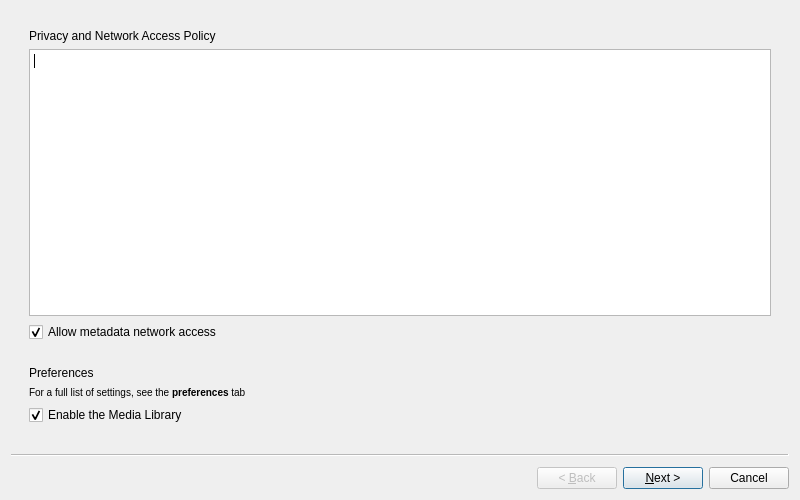
<?xml version="1.0" encoding="UTF-8"?>
<ui version="4.0">
 <class>firstrun</class>
 <widget class="QWizard" name="firstrun">
  <property name="geometry">
   <rect>
    <x>0</x>
    <y>0</y>
    <width>800</width>
    <height>500</height>
   </rect>
  </property>
  <property name="sizePolicy">
   <sizepolicy hsizetype="MinimumExpanding" vsizetype="MinimumExpanding">
    <horstretch>0</horstretch>
    <verstretch>0</verstretch>
   </sizepolicy>
  </property>
  <property name="minimumSize">
   <size>
    <width>650</width>
    <height>400</height>
   </size>
  </property>
  <property name="windowTitle">
   <string>Welcome</string>
  </property>
  <widget class="QWizardPage" name="welcomePage">
   <property name="minimumSize">
    <size>
     <width>320</width>
     <height>0</height>
    </size>
   </property>
   <layout class="QGridLayout" name="gridLayout">
    <item row="0" column="0">
     <widget class="QFrame" name="horizontalFrame_policy">
      <property name="sizePolicy">
       <sizepolicy hsizetype="Minimum" vsizetype="MinimumExpanding">
        <horstretch>0</horstretch>
        <verstretch>0</verstretch>
       </sizepolicy>
      </property>
      <layout class="QVBoxLayout" name="verticalLayout">
       <item>
        <widget class="QLabel" name="privacy">
         <property name="text">
          <string>Privacy and Network Access Policy</string>
         </property>
        </widget>
       </item>
       <item>
        <widget class="QTextEdit" name="policy">
         <property name="enabled">
          <bool>true</bool>
         </property>
        </widget>
       </item>
       <item>
        <widget class="QCheckBox" name="privacyCheckbox">
         <property name="text">
          <string>Allow metadata network access</string>
         </property>
         <property name="checked">
          <bool>true</bool>
         </property>
        </widget>
       </item>
      </layout>
     </widget>
    </item>
    <item row="1" column="0">
     <widget class="QFrame" name="horizontalFrame_prefs">
      <property name="sizePolicy">
       <sizepolicy hsizetype="Minimum" vsizetype="Minimum">
        <horstretch>0</horstretch>
        <verstretch>0</verstretch>
       </sizepolicy>
      </property>
      <layout class="QVBoxLayout" name="verticalLayout_3">
       <item>
        <widget class="QLabel" name="pref">
         <property name="text">
          <string>Preferences</string>
         </property>
        </widget>
       </item>
       <item>
        <widget class="QLabel" name="label">
         <property name="text">
          <string>&lt;small&gt;For a full list of settings, see the &lt;b&gt;preferences&lt;/b&gt; tab&lt;/small&gt;</string>
         </property>
        </widget>
       </item>
       <item>
        <widget class="QCheckBox" name="enableMl">
         <property name="text">
          <string>Enable the Media Library</string>
         </property>
         <property name="checked">
          <bool>true</bool>
         </property>
        </widget>
       </item>
      </layout>
     </widget>
    </item>
   </layout>
  </widget>
  <widget class="QWizardPage" name="folderPage">
   <layout class="QGridLayout" name="gridLayout_2">
    <item row="0" column="0">
     <widget class="QLabel" name="folderLabel">
      <property name="text">
       <string>Folders scanned by the Media Library</string>
      </property>
     </widget>
    </item>
    <item row="0" column="1">
     <widget class="QPushButton" name="addButton">
      <property name="maximumSize">
       <size>
        <width>16</width>
        <height>16</height>
       </size>
      </property>
      <property name="text">
       <string>+</string>
      </property>
     </widget>
    </item>
    <item row="1" column="0" colspan="2">
     <widget class="MLFoldersEditor" name="entryPoints">
      <property name="editTriggers">
       <set>QAbstractItemView::AllEditTriggers</set>
      </property>
      <property name="alternatingRowColors">
       <bool>true</bool>
      </property>
      <property name="showGrid">
       <bool>false</bool>
      </property>
      <property name="rowCount">
       <number>1</number>
      </property>
      <attribute name="horizontalHeaderShowSortIndicator" stdset="0">
       <bool>false</bool>
      </attribute>
      <row/>
     </widget>
    </item>
   </layout>
  </widget>
  <widget class="QWizardPage" name="colorSchemePage">
   <layout class="QGridLayout" name="gridLayout_3">
    <item row="0" column="0" colspan="3">
     <widget class="QLabel" name="colorLabel">
      <property name="text">
       <string>Select a color scheme</string>
      </property>
     </widget>
    </item>
    <item row="1" column="0" colspan="3">
     <spacer name="verticalSpacer">
      <property name="orientation">
       <enum>Qt::Vertical</enum>
      </property>
      <property name="sizeType">
       <enum>QSizePolicy::Maximum</enum>
      </property>
      <property name="sizeHint" stdset="0">
       <size>
        <width>20</width>
        <height>20</height>
       </size>
      </property>
     </spacer>
    </item>
    <item row="3" column="0" colspan="3">
     <widget class="QLabel" name="explainerLabel">
      <property name="text">
       <string>&lt;i&gt;VLC will automatically switch to dark mode accordingly with system settings&lt;/i&gt;</string>
      </property>
      <property name="scaledContents">
       <bool>false</bool>
      </property>
      <property name="alignment">
       <set>Qt::AlignCenter</set>
      </property>
      <property name="wordWrap">
       <bool>true</bool>
      </property>
     </widget>
    </item>
    <item row="4" column="0" colspan="3">
     <spacer name="verticalSpacer_10">
      <property name="orientation">
       <enum>Qt::Vertical</enum>
      </property>
      <property name="sizeType">
       <enum>QSizePolicy::MinimumExpanding</enum>
      </property>
      <property name="sizeHint" stdset="0">
       <size>
        <width>20</width>
        <height>40</height>
       </size>
      </property>
     </spacer>
    </item>
   </layout>
  </widget>
  <widget class="QWizardPage" name="layoutPage">
   <layout class="QGridLayout" name="gridLayout_4">
    <item row="4" column="0" colspan="2">
     <spacer name="verticalSpacer_7">
      <property name="orientation">
       <enum>Qt::Vertical</enum>
      </property>
      <property name="sizeType">
       <enum>QSizePolicy::Minimum</enum>
      </property>
      <property name="sizeHint" stdset="0">
       <size>
        <width>20</width>
        <height>20</height>
       </size>
      </property>
     </spacer>
    </item>
    <item row="1" column="0" colspan="2">
     <spacer name="verticalSpacer_6">
      <property name="orientation">
       <enum>Qt::Vertical</enum>
      </property>
      <property name="sizeType">
       <enum>QSizePolicy::MinimumExpanding</enum>
      </property>
      <property name="sizeHint" stdset="0">
       <size>
        <width>20</width>
        <height>20</height>
       </size>
      </property>
     </spacer>
    </item>
    <item row="0" column="0">
     <widget class="QLabel" name="layoutLabel">
      <property name="text">
       <string>Select a layout</string>
      </property>
     </widget>
    </item>
    <item row="2" column="0">
     <layout class="QVBoxLayout" name="verticalLayout_6">
      <item alignment="Qt::AlignHCenter">
       <widget class="QRadioButton" name="modernButton">
        <property name="text">
         <string>Modern</string>
        </property>
        <property name="checked">
         <bool>true</bool>
        </property>
        <attribute name="buttonGroup">
         <string notr="true">layoutGroup</string>
        </attribute>
       </widget>
      </item>
      <item>
       <spacer name="verticalSpacer_8">
        <property name="orientation">
         <enum>Qt::Vertical</enum>
        </property>
        <property name="sizeType">
         <enum>QSizePolicy::Maximum</enum>
        </property>
        <property name="sizeHint" stdset="0">
         <size>
          <width>0</width>
          <height>20</height>
         </size>
        </property>
       </spacer>
      </item>
      <item>
       <widget class="QPushButton" name="modernImage">
        <property name="text">
         <string/>
        </property>
        <property name="icon">
         <iconset resource="../../vlc.qrc">
          <normaloff>:/prefsmenu/sample_minimal.png</normaloff>:/prefsmenu/sample_minimal.png</iconset>
        </property>
        <property name="iconSize">
         <size>
          <width>244</width>
          <height>145</height>
         </size>
        </property>
        <property name="flat">
         <bool>true</bool>
        </property>
       </widget>
      </item>
     </layout>
    </item>
    <item row="2" column="1">
     <layout class="QVBoxLayout" name="verticalLayout_7">
      <item alignment="Qt::AlignHCenter">
       <widget class="QRadioButton" name="classicButton">
        <property name="text">
         <string>Classic</string>
        </property>
        <attribute name="buttonGroup">
         <string notr="true">layoutGroup</string>
        </attribute>
       </widget>
      </item>
      <item>
       <spacer name="verticalSpacer_9">
        <property name="orientation">
         <enum>Qt::Vertical</enum>
        </property>
        <property name="sizeType">
         <enum>QSizePolicy::Maximum</enum>
        </property>
        <property name="sizeHint" stdset="0">
         <size>
          <width>0</width>
          <height>20</height>
         </size>
        </property>
       </spacer>
      </item>
      <item>
       <widget class="QPushButton" name="classicImage">
        <property name="text">
         <string/>
        </property>
        <property name="icon">
         <iconset resource="../../vlc.qrc">
          <normaloff>:/prefsmenu/sample_complete.png</normaloff>:/prefsmenu/sample_complete.png</iconset>
        </property>
        <property name="iconSize">
         <size>
          <width>244</width>
          <height>145</height>
         </size>
        </property>
        <property name="flat">
         <bool>true</bool>
        </property>
       </widget>
      </item>
     </layout>
    </item>
    <item row="5" column="0" colspan="2">
     <widget class="QLabel" name="layoutExplainer">
      <property name="text">
       <string>&lt;i&gt;VLC will use a modern layout with no menubar or pinned controls but with client-side decoration&lt;/i&gt;</string>
      </property>
      <property name="alignment">
       <set>Qt::AlignCenter</set>
      </property>
     </widget>
    </item>
    <item row="6" column="0">
     <spacer name="verticalSpacer_11">
      <property name="orientation">
       <enum>Qt::Vertical</enum>
      </property>
      <property name="sizeType">
       <enum>QSizePolicy::MinimumExpanding</enum>
      </property>
      <property name="sizeHint" stdset="0">
       <size>
        <width>20</width>
        <height>40</height>
       </size>
      </property>
     </spacer>
    </item>
   </layout>
  </widget>
 </widget>
 <customwidgets>
  <customwidget>
   <class>MLFoldersEditor</class>
   <extends>QTableWidget</extends>
   <header>widgets/native/mlfolderseditor.hpp</header>
  </customwidget>
 </customwidgets>
 <resources>
  <include location="../../vlc.qrc"/>
 </resources>
 <connections/>
 <buttongroups>
  <buttongroup name="layoutGroup"/>
 </buttongroups>
</ui>
